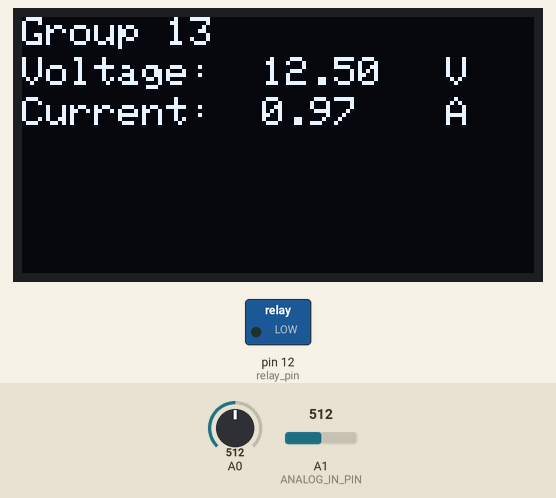
The sketch below on a simulated Arduino Uno, built with avr-gcc and run on an emulated ATmega328P. Shown: 128×64 one-colour display, switched loads named in the sketch (green lamp = pin HIGH). Inputs (shaded band) come from the test bench; at power-on: A0 = 512, A1 (ANALOG_IN_PIN) = 512. What the sketch prints to the serial monitor is not drawn.

Above: at 3.7 s.
3.8 s: A0 set to 528
At 5.0 s:
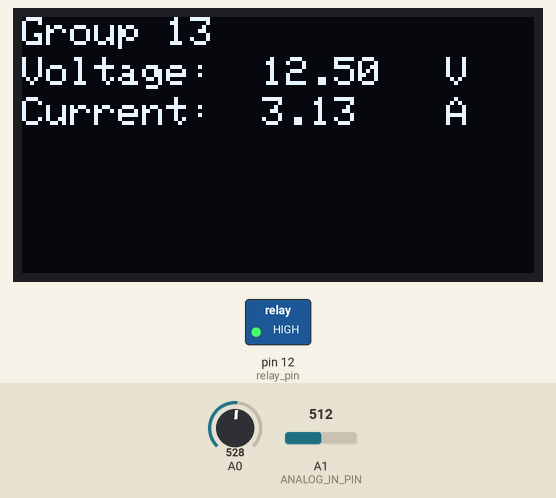
Timing chart, 0 to 6.8 s (numbered marks = the images above; inputs shaded):
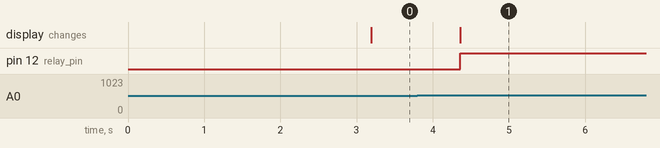

Measured:
- the behaviour switches between 516 and 517 on A0 (found by bisection; images 0 and 1)
- after the input at 3.8 s, pin 12 (relay_pin): LOW → HIGH after 0.56 s; the display: changes after 0.56 s (image 1)

The sketch:

Oledplussensor.ino
```cpp
#include <Wire.h>
#include <EEPROM.h>
#include <Adafruit_GFX.h>
#include <Adafruit_SSD1306.h>
#define OLED_RESET 4// Reset pin not used but needed for library
#define ANALOG_IN_PIN A1//volatage sensor
Adafruit_SSD1306 display(OLED_RESET);


typedef struct chargePar
{
  char device[10];
  char vol[10];
  char cur[10];

} chargePar;

chargePar array[3];

uint16_t items;

// Variables for Measured Voltage and Calculated Current
double Vout = 0;
double Current = 0;
const double scale_factor = 0.018;
const double vRef = 5.00;
const double resConvert = 1024;
double resADC = vRef/resConvert;
double zeroPoint = vRef/2.014;
double chooseratedcurrent=2.2;
double chooseratedvoltage=5.1;
int relay_pin = 12;


// Floats for ADC voltage & Input voltage
float adc_voltage = 0.0;
float in_voltage = 0.0;

// Floats for resistor values in divider (in ohms)
float R1 = 30000.0;
float R2 = 7500.0;

// Float for Reference Voltage
float ref_voltage = 5.0;

// Integer for ADC value
int adc_value = 0;


void write_charPara(int k, chargePar chp);
void Read_charPara();


void setup() {
  Wire.begin();
  Serial.begin(9600);
  display.begin(SSD1306_SWITCHCAPVCC, 0x3C);
  delay(2000);  // Delay to allow sensor to stabalize
  pinMode(relay_pin,OUTPUT);
  digitalWrite(relay_pin, LOW);


}

void displayVoltageCurrent(){
  display.clearDisplay();
  display.setTextColor(WHITE);
  display.setTextSize(1.2);
  display.setCursor(0,0);
  display.print("Group 13");
  display.setCursor(0,10);
  display.print("Voltage:    ");
  display.setCursor(100,10);
  display.print(" V");
  display.setCursor(0,20);
  display.print("Current: ");
  display.setCursor(100,20);
  display.print(" A");
  display.setCursor(60,10);
  display.print(in_voltage);
  display.setCursor(60,20);
  display.print(Current);
}


void loop() {
  for(int i = 0; i < 1000; i++) {
    Vout = (Vout + (resADC * analogRead(A0)));
    delay(1);
  }

  Vout = Vout /1000;

  // Convert Vout into Current using Scale Factor
  Current = (Vout - zeroPoint)/ scale_factor;

  // Read the Analog Input
  adc_value = analogRead(ANALOG_IN_PIN);

  // Determine voltage at ADC input
  adc_voltage  = (adc_value * ref_voltage) / 1024.0;

  // Calculate voltage at divider input
  in_voltage = adc_voltage / (R2/(R1+R2));

  Serial.print("Current = ");
  Serial.print(Current,2);
  Serial.println(" Amps");
  Serial.print("Input Voltage = ");
  Serial.println(in_voltage, 2);

  displayVoltageCurrent();
  display.display();
  relay();
  //digitalWrite(12,HIGH);
  //delay(5000);
   //digitalWrite(12,LOW);
}


void write_charPara(int k, chargePar chp)
{
  items = eeprom_read_word((uint16_t*)1000);
  int currentAddress = items*sizeof(chargePar);
  eeprom_write_block(&chp,(void*)(k*sizeof(chargePar)),sizeof(chargePar));
  items++;
  eeprom_update_word((uint16_t*)1000,items);

};

void Read_charPara()
{

  for(int i =0;i<3;i++ ){
    int current = i*sizeof(chargePar);
    eeprom_read_block(&array[i],(void*)current,sizeof(chargePar));
    _delay_ms(1000);
  }


};
void relay(){
  if ((chooseratedcurrent<Current)||(chooseratedvoltage<Vout)){
    digitalWrite(relay_pin, HIGH);
    delay(10000);

    if (Vout<chooseratedvoltage)
    {
      digitalWrite(relay_pin, LOW);
      }
    }
};
void buttoninput()
{

  };
```
